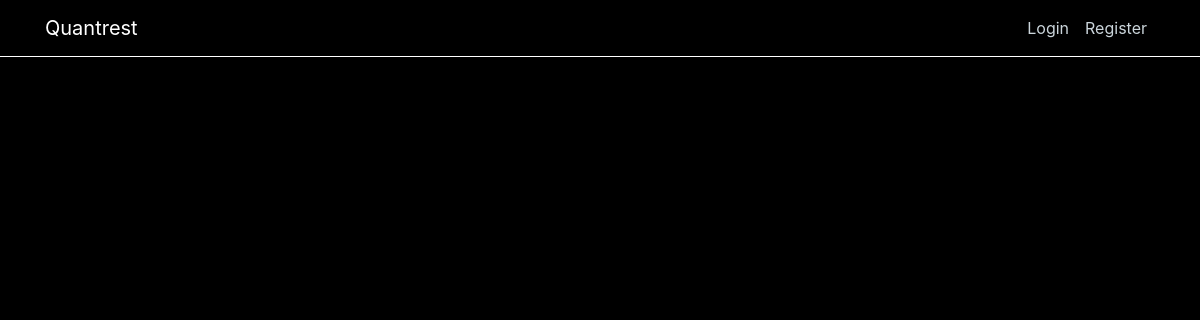
/, run on an earlier commit of the app's database.
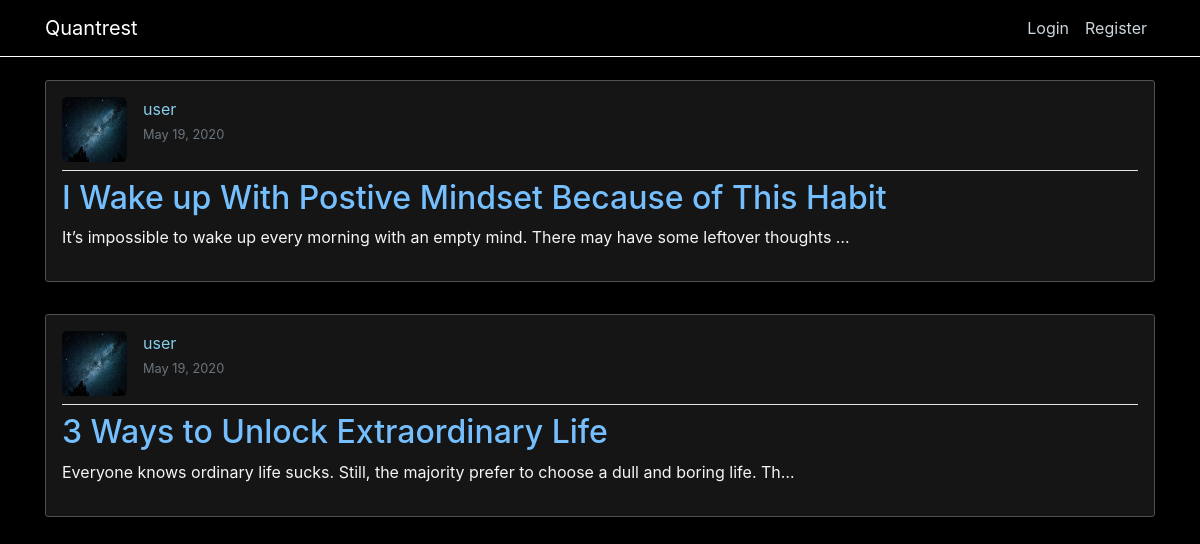
And on a later commit of the database.
### blog/models.py (models this page shows, shortened)
class Post(models.Model):
    title = models.CharField(max_length=100)
    content = models.TextField()
    date_posted = models.DateTimeField(default=timezone.now)
    author = models.ForeignKey(User, on_delete=models.CASCADE)
    tags = models.ManyToManyField(Tag)
    likes = models.IntegerField(default=0)

### users/models.py (models this page shows, shortened)
class Profile(models.Model):
    user = models.OneToOneField(User, on_delete=models.CASCADE)
    image = models.ImageField(default='default.jpg', upload_to='profile_pics')

### blog/views.py (the view)
# urls.py: path('', PostListView.as_view(), name="blog-home"),
class PostListView(ListView):
    model = Post
    template_name = 'blog/home.html'
    context_object_name = 'posts'
    ordering = ['-date_posted']
    paginate_by = 5

### blog/templates/blog/home.html (shortened to what this page needs)
{% extends 'blog/base.html' %}
{% load static %}
{% block content %}
  {% for post in posts %}
    {% include 'blog/posts.html' %}
  {% endfor %}
{% endblock content %}

### blog/templates/blog/posts.html (shortened to what this page needs)
<article class="media content-section">
  <div class="media-body">
    <div class="article-metadata">
      <img class="article-img" src="{{ post.author.profile.image.url }}" />
      <div>
        <a class="mr-2" href="{% url 'user-posts' post.author.username %}">
          {{ post.author }}
        </a>
        <br />
        <small class="text-muted">{{ post.date_posted|date:'F d, Y' }}</small>
      </div>
    </div>
    <h2>
      <a class="article-title" href="{% url 'post-detail' post.id %}">{{ post.title }}</a>
    </h2>
    <p class="article-content">{{ post.content|truncatechars_html:100 }}</p>
  </div>
</article>

What changed in the data, as far as the page shows it:
added Post: author.profile.image (placeholder picture), author "user", date_posted "May 19, 2020", title "I Wake up With Postive Mindset Because of This Habit", content "It’s impossible to wake up every morning with an empty mind. There may have some leftover thoughts …"
added Post: author.profile.image (placeholder picture), author "user", date_posted "May 19, 2020", title "3 Ways to Unlock Extraordinary Life", content "Everyone knows ordinary life sucks. Still, the majority prefer to choose a dull and boring life. Th…"
